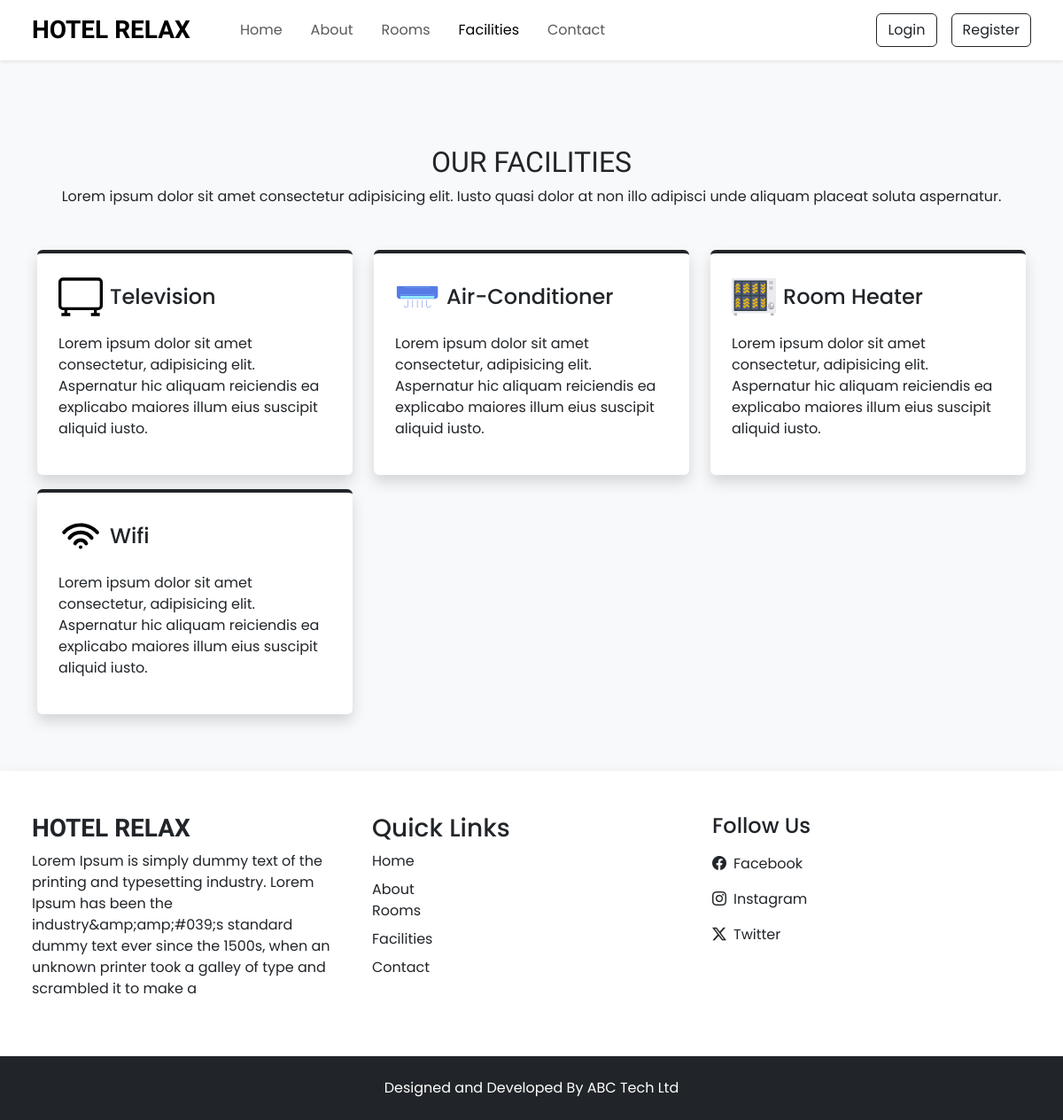
Screenshot of /facilities.php with the database file from the repository.
### tables this page shows
CREATE TABLE `settings` (
  `id` int(11) NOT NULL,
  `site_title` varchar(255) DEFAULT NULL,
  `site_about` varchar(500) DEFAULT NULL,
  `shutdown` tinyint(1) NOT NULL
);

CREATE TABLE `facilities` (
  `id` int(11) NOT NULL,
  `facility_icon` varchar(100) DEFAULT NULL,
  `facility_name` varchar(100) DEFAULT NULL,
  `facility_desc` varchar(500) DEFAULT NULL
);

### admin/inc/config.php (called while the page is built, shortened)
<?php
function selectAll($table)
{
    $conn = $GLOBALS['conn'];
    $res = mysqli_query($conn, "SELECT * FROM `$table`");
    return $res;
}
function select($sql, $data_types, $values)
{
    $conn = $GLOBALS['conn'];
    $res = $conn->prepare($sql);
    $res->bind_param($data_types, ...$values);
    if($res->execute())
    {
        $result = $res->get_result();
        return $result;
    }
    else
    {
        $error = "Query execution failed - Select";
        $res->close();
        return $error;
    }
}
?>

### facilities.php (the view)
<?php
 require "top.php";
?>
<section class="our_facilities py-5">
    <div class="container">
        <h2 class="h-font text-center mt-5 mb-2">OUR FACILITIES</h2>
        <p class="text-center mb-5">Lorem ipsum dolor sit amet consectetur adipisicing elit. Iusto quasi dolor at non illo adipisci unde aliquam placeat soluta aspernatur.</p>
        <div class="row">
            <?php
              $facility_res = selectAll('facilities');
              while ($facility_row = mysqli_fetch_assoc($facility_res))
              {
                ?>
                <div class="col-lg-4 col-md-6">
                    <div class="bg-white shadow rounded border-top border-4 border-dark facilities-item p-4 mb-3">
                        <div class="d-flex align-items-center gap-2 mb-3">
                            <img src="<?= IMAGE_PATH ?>facilities/<?= $facility_row['facility_icon'] ?>" width="50px">
                            <h4 class="m-0"><?= $facility_row['facility_name'] ?></h4>
                        </div>
                        <p><?= $facility_row['facility_desc'] ?></p>
                    </div>
                </div>
                <?php
              }
            ?>
        </div>
    </div>
</section>
<?php
 require "footer.php";
?>

### top.php (shortened to what this page needs)
<?php
    require "admin/inc/config.php";
    $sql = "SELECT * FROM `contacts_det` WHERE `id` = ?";
    $data_types = 'i';
    $values = [1];
    $contact_res = select($sql, $data_types, $values);
    $contact_row = $contact_res->fetch_assoc();
    $setting_res = select("SELECT * FROM `settings` WHERE `id` = ?", 'i', [1]);
    $setting_row = $setting_res->fetch_assoc();
?>
<!DOCTYPE html>
<html lang="en">
<head>
    <link rel="stylesheet" href="assets/css/style.css">
    <link href="https://cdn.jsdelivr.net/npm/bootstrap@5.3.3/dist/css/bootstrap.min.css" rel="stylesheet">
    <link rel="stylesheet" href="https://cdn.jsdelivr.net/npm/bootstrap-icons@1.11.3/font/bootstrap-icons.min.css">
    <link rel="stylesheet" href="https://cdn.jsdelivr.net/npm/swiper@11/swiper-bundle.min.css" />
</head>
<body class="bg-light">
    <nav id="nav-bar" class="navbar navbar-expand-lg bg-white px-lg-4 py-lg-2 shadow-sm sticky-top">
        <div class="container-fluid">
            <a class="navbar-brand h-font fs-3 fw-bold me-5" href="index"><?= $setting_row['site_title'] ?></a>
            <div class="collapse navbar-collapse" id="navbarSupportedContent">
                <ul class="navbar-nav me-auto mb-2 mb-lg-0">
                    <li class="nav-item">
                      <a class="nav-link me-3" href="index">Home</a>
                    </li>
                    <li class="nav-item">
                      <a class="nav-link me-3" href="about">About</a>
                    </li>
                    <li class="nav-item">
                    <a class="nav-link me-3" href="rooms">Rooms</a>
                    </li>
                    <li class="nav-item">
                    <a class="nav-link me-3" href="facilities">Facilities</a>
                    </li>
                    <li class="nav-item">
                    <a class="nav-link" href="contact">Contact</a>
                    </li>
                </ul>
                <div class="d-flex align-items-center gap-2 gap-lg-3">
                    <?php
                       if(isset($_SESSION['LOGIN']) && $_SESSION['LOGIN'] === true)
                       {
                        ?>
                            <div class="btn-group">
                                <button type="button" class="btn btn-outline-dark dropdown-toggle" data-bs-toggle="dropdown">
                                    <img src="<?= IMAGE_PATH ?>users/<?= $_SESSION['USER_PIC'] ?>" style="width : 40px; height: 40px; object-fit: contain"> <?= $_SESSION['USER_NAME']  ?>
                                </button>
                                <ul class="dropdown-menu dropdown-menu-lg-end">
                                    <li><a href="profile" class="dropdown-item" type="button">Profile</a></li>
                                    <li><a href="booking" class="dropdown-item" type="button">Booking</a></li>
                                    <li><a href="logout" class="dropdown-item" type="button">Logout</a></li>
                                </ul>
                            </div>
                        <?php
                       }
                       else
                       {
                         ?>
                            <button class="btn btn-outline-dark shadow-none" data-bs-toggle="modal" data-bs-target="#loginModal">Login</button>
                            <button class="btn btn-outline-dark shadow-none" data-bs-toggle="modal" data-bs-target="#registerModal">Register</button>
                         <?php
                       }
                    ?>
                </div>
            </div>
        </div>
    </nav>

### footer.php (shortened to what this page needs)
    <section class="footer py-5 bg-white shadow px-lg-4">
        <div class="container-fluid">
            <div class="row">
                <div class="col-md-4">
                    <h3 class="h-font fw-bold mb-2"><?= $setting_row['site_title'] ?></h3>
                    <p><?= $setting_row['site_about'] ?></p>
                </div>
                <div class="col-md-4">
                    <h3>Quick Links</h3>
                    <a href="index" class="text-decoration-none d-inline-block mb-2 text-dark">Home</a> <br>
                    <a href="about" class="text-decoration-none d-inline-block text-dark">About</a> <br>
                    <a href="rooms" class="text-decoration-none d-inline-block mb-2 text-dark">Rooms</a> <br>
                    <a href="facilities" class="text-decoration-none d-inline-block mb-2 text-dark">Facilities</a> <br>
                    <a href="contact" class="text-decoration-none d-inline-block text-dark">Contact</a>
                </div>
                <div class="col-md-4">
                        <h4>Follow Us</h4>
                        <a href="<?= $contact_row['fb'] ?>" target="_blank" class="d-flex align-items-center mt-3 text-decoration-none text-dark">
                            <i class="bi bi-facebook me-2"></i>
                            Facebook
                        </a>
                        <a href="<?= $contact_row['insta'] ?>" target="_blank" class="d-flex align-items-center mt-3 text-decoration-none text-dark">
                            <i class="bi bi-instagram me-2"></i>
                            Instagram
                        </a>
                        <a href="<?= $contact_row['tw'] ?>" target="_blank" class="d-flex align-items-center my-3 text-decoration-none text-dark">
                            <i class="bi bi-twitter-x me-2"></i>
                            Twitter
                        </a>
                </div>
            </div>
        </div>
    </section>
    <section class="copyright py-4 bg-dark text-white">
        <div class="container">
            <p class="my-0 text-center">Designed and Developed By ABC Tech Ltd</p>
        </div>
    </section>
</body>
</html>

### assets/css/style.css (style rules this page uses)
* { margin: 0; padding: 0; box-sizing: border-box; font-family: "Poppins", serif; }
:root { --teal: #2ec1ac; --teal-hover: #279e8c; }
.h-font { font-family: "Merienda", serif; }

### rows the page displays
settings: site_title "HOTEL RELAX", site_about "Lorem Ipsum is simply dummy text of the printing and typesetting industry. Lorem Ipsum has been the industry&amp;amp;#039;s standard dummy text ever since the 1500s, when an unknown printer took a galley of type and scrambled it to make a"
facilities: facility_icon (picture), facility_name "Television", facility_desc "Lorem ipsum dolor sit amet consectetur, adipisicing elit. Aspernatur hic aliquam reiciendis ea explicabo maiores illum eius suscipit aliquid iusto."
facilities: facility_icon (picture), facility_name "Air-Conditioner", facility_desc "Lorem ipsum dolor sit amet consectetur, adipisicing elit. Aspernatur hic aliquam reiciendis ea explicabo maiores illum eius suscipit aliquid iusto."
facilities: facility_icon (picture), facility_name "Room Heater", facility_desc "Lorem ipsum dolor sit amet consectetur, adipisicing elit. Aspernatur hic aliquam reiciendis ea explicabo maiores illum eius suscipit aliquid iusto."
facilities: facility_icon (picture), facility_name "Wifi", facility_desc "Lorem ipsum dolor sit amet consectetur, adipisicing elit. Aspernatur hic aliquam reiciendis ea explicabo maiores illum eius suscipit aliquid iusto."
